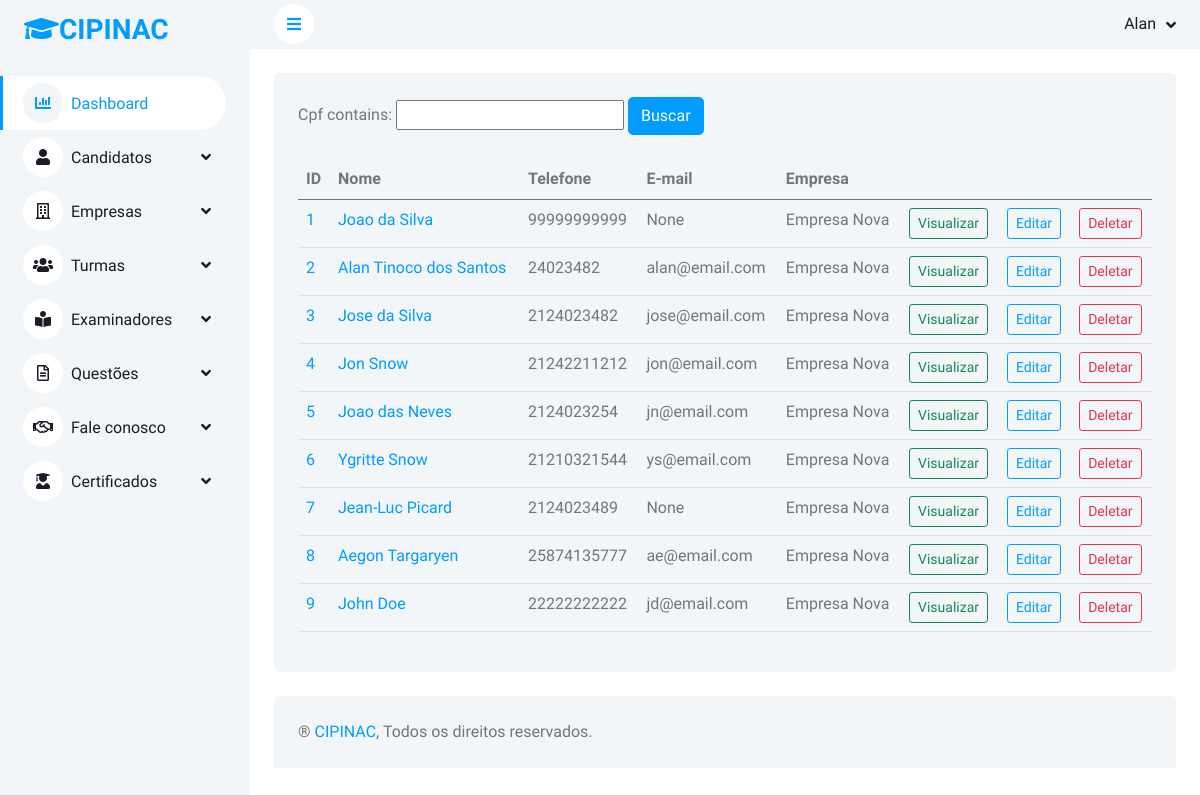
The app's page /buscar/candidato (signed in), older data.
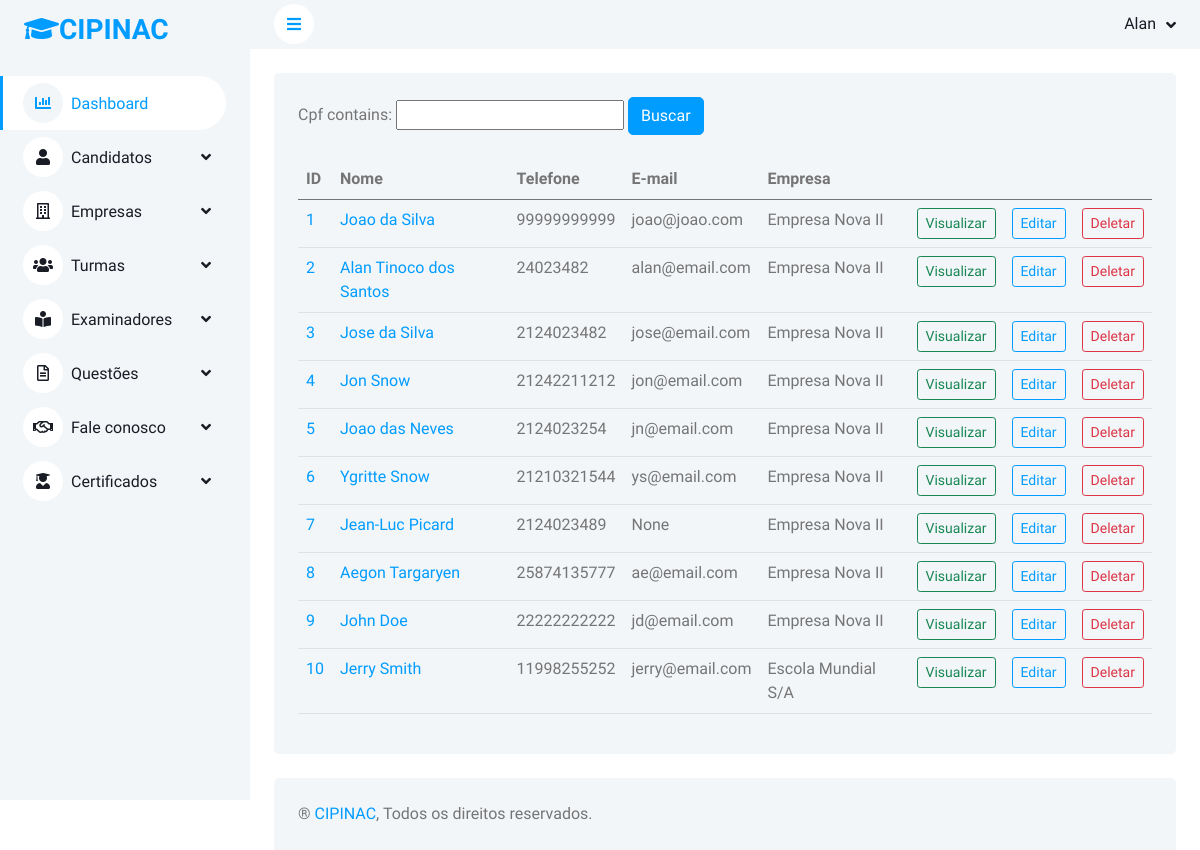
The same page, newer data.
### alunos/models.py (models this page shows, shortened)
class Candidato(models.Model):
    NACIONALIDADE =  (
        ("BR", "Brasileira"),
        ("EST", "Estrangeira"),
    )
    SEXO =  (
        ("M", "Masculino"),
        ("F", "Feminino"),
    )
    ESTADOS =  (
        ('AC', 'Acre'),
        ('AL',	'Alagoas'),
        ('AP',	'Amapá'),
        ('AM',	'Amazonas'),
        ('BA',	'Bahia'),
        ('CE',	'Ceara'),
        ('DF',	'Distrito Federal'),
        ('ES',	'Espírito Santo'),
        ('GO',	'Goiás'),
        ('MA',	'Maranhão'),
        ('MT',	'Mato Grosso'),
        ('MS',	'Mato Grosso do Sul'),
        ('MG',	'Minas Gerais'),
        ('PA',	'Pará'),
        ('PB',	'Paraíba'),
        ('PR',	'Paraná'),
        ('PE',	'Pernambuco'),
        ('PI',	'Piauí'),
        ('RJ',	'Rio de Janeiro'),
        ('RN',	'Rio Grande do Norte'),
        ('RS',	'Rio Grande do Sul'),
        ('RO',	'Rondônia'),
        ('RR',	'Roraima'),
        ('SC',	'Santa Catarina'),
        ('SP',	'São Paulo'),
        ('SE',	'Sergipe'),
        ('TO',	'Tocantins'),
    )
    foto = models.ImageField(null=True, blank=True, upload_to='fotos/')
    nome = models.CharField(max_length=100)
    cpf = models.CharField(max_length=11, unique=True)
    sexo = models.CharField(max_length=10, choices=SEXO)
    data_nasc = models.DateField(null=True, blank=True)
    nacionalidade = models.CharField(max_length=50, choices=NACIONALIDADE)
    identidade = models.CharField(max_length=11, unique=True, null=True, blank=True)
    orgao_emissor = models.CharField(max_length=15, null=True, blank=True)
    data_emissao = models.DateField(null=True, blank=True)
    empresa = models.ForeignKey(Empresa, null=True, blank=True, on_delete=models.SET_NULL)
    turma = models.ForeignKey(Exame, null=True, blank=True, on_delete=models.SET_NULL)
    logradouro = models.CharField(max_length=100)
    numero_casa = models.CharField(max_length=10)
    complemento = models.CharField(max_length=30, null=True, blank=True)
    cidade = models.CharField(max_length=100)
    estado = models.CharField(max_length=50, choices=ESTADOS)
    telefone = models.CharField(max_length=11)
    telefone2 = models.CharField(max_length=11, null=True, blank=True)
    email = models.EmailField(max_length=50, null=True, blank=True, unique=True)
    atestado_acuidade_visual = models.FileField(upload_to ='arquivos/', null=True, blank=True)
    ctps_id = models.FileField(upload_to ='arquivos/', null=True, blank=True)
    ctps_contrato_de_trabalho = models.FileField(upload_to ='arquivos/', null=True, blank=True)
    comprovante_escolaridade = models.FileField(upload_to ='arquivos/', null=True, blank=True)
    comprovante_residencia = models.FileField(upload_to ='arquivos/', null=True, blank=True)
    copia_identidade = models.FileField(upload_to ='arquivos/', null=True, blank=True)
    copia_cpf = models.FileField(upload_to ='arquivos/', null=True, blank=True)
    termo_compromisso = models.FileField(upload_to ='arquivos/', null=True, blank=True)
    codigo_conduta = models.FileField(upload_to ='arquivos/', null=True, blank=True)
    declaracao_participacao = models.FileField(upload_to ='arquivos/', null=True, blank=True)
    instrucao_candidato = models.FileField(upload_to ='arquivos/', null=True, blank=True)
    registro_solicitacao_exame = models.FileField(upload_to ='arquivos/', null=True, blank=True)

class Empresa(models.Model):
    razao_social = models.CharField(max_length=100)
    nome_fantasia = models.CharField(max_length=100)
    cnpj = models.CharField(max_length=14, unique=True)
    email = models.EmailField(max_length=50, null=True, blank=True, unique=True)
    telefone = models.CharField(max_length=11, null=True, blank=True)
    representante_legal = models.CharField(max_length=100)
    cpf_representante_legal = models.CharField(max_length=11)
    def __str__(self):
        return self.razao_social

### alunos/views.py (the view)
# urls.py: path('buscar/candidato',views.view_candidato, name="view_candidato"),
@login_required(login_url='index')
def view_candidato(request):
    object_list = Candidato.objects.all()
    candidatos_list = CandidatoFilter(request.GET, queryset=object_list)
    context = {
        'object_list': object_list,
        'filter': candidatos_list,
    }
    return render(request, 'view-candidato.html', context)

### templates/view-candidato.html (shortened to what this page needs)
{% extends 'base.html' %}
{% load widget_tweaks %}
{% load static %}
{% block content %}
                    <div class="container-fluid pt-4 px-4">
                        <div class="bg-light rounded h-100 p-4">
                            <form method="get">
                                {{filter.form}}
                                <input type="submit"  class="btn btn-primary" value="Buscar">
                            </form></br>
                            <div class="table-responsive">
                                <table class="table">
                    <thead>
                        <tr>
                            <th>ID</th>
                            <th>Nome</th>
                            <th>Telefone</th>
                            <th>E-mail</th>
                            <th>Empresa</th>
                            <th></th>
                            <th></th>
                            <th></th>
                        </tr>
                    </thead>
                    <tbody>
                        {% for candidato in filter.qs %}
                        <tr>
                            <td>
                                <a href="">
                                    {{candidato.id}}
                                </a>
                            </td>
                                <td>
                                    <a href="">
                                        {{candidato.nome}}
                                    </a>
                                </td>
                            <td>{{candidato.telefone}}</td>
                            <td>{{candidato.email}}</td>
                            <td>{{candidato.empresa}}</td>
                            <td>
                                <a href="{% url 'visualizar_candidato' candidato.id %}">
                                    <input type="submit" class="btn btn-outline-success btn-sm" value="Visualizar">
                                </a>
                            </td>
                            <td>
                                <a href="{% url 'update_candidato' candidato.id %}">
                                    <input type="submit" class="btn btn-outline-primary btn-sm" value="Editar">
                                </a>
                            </td>
                            <td>
                                <a href="{% url 'delete_candidato' candidato.id %}">
                                    <input type="submit" class="btn btn-outline-danger btn-sm" value="Deletar">
                                </a>
                            </td>
                        </tr>
                        {% endfor %}
                    </tbody>
                </table>
                         </div>
                     </div>
                 </div>
{% endblock %}

Row changes from the older to the newer data that the page shows:
changed Candidato "Joao da Silva": email "None" → "joao@joao.com"; empresa "Empresa Nova" → "Empresa Nova II"
changed through a linked row, Candidato "Alan Tinoco dos Santos": empresa "Empresa Nova" → "Empresa Nova II"
changed through a linked row, Candidato "Jose da Silva": empresa "Empresa Nova" → "Empresa Nova II"
changed through a linked row, Candidato "Jon Snow": empresa "Empresa Nova" → "Empresa Nova II"
changed Candidato "Joao das Neves": empresa "Empresa Nova" → "Empresa Nova II"
changed Candidato "Ygritte Snow": empresa "Empresa Nova" → "Empresa Nova II"
changed Candidato "Jean-Luc Picard": empresa "Empresa Nova" → "Empresa Nova II"
changed through a linked row, Candidato "Aegon Targaryen": empresa "Empresa Nova" → "Empresa Nova II"
changed Candidato "John Doe": empresa "Empresa Nova" → "Empresa Nova II"
added Candidato: id "10", nome "Jerry Smith", telefone "11998255252", email "jerry@email.com", empresa "Escola Mundial S/A"
